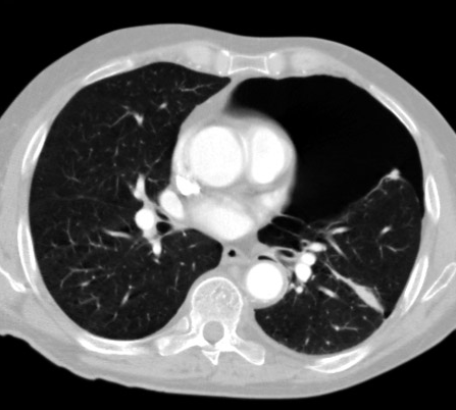
%> input picture Dataset/img11.jpg, 456 x 410 px; its folder holds only this picture in this run
$ octave multiple_images.m   (GNU Octave 9; MATLAB toolbox functions it lacks are replaced by stand-ins)
%> lines starting %> are read from the running program, lines starting %| are printed output that depends on the picture; in (x1, y1, x2, y2) boxes, pixels count from 0 and x2, y2 are one past the last pixel; in counts of white or black regions, pixels touching at a corner belong together; the program's own positions count from 1
### iter_threshold.m
function [ g ] = iter_threshold(grayImage)
[pixelCount, grayLevels] = imhist(grayImage);
Id = im2double(grayImage);
Imax = max(Id(:));
Imin = min(Id(:));
T = 0.5*(min(Id(:)) + max(Id(:)));
deltaT = 0.01;
done = false;
counter = 1;
while counter<10
	savedThresholds(counter) = T;
	g = Id >= T;
	Tnext = 0.5*(mean(Id(g)) + mean(Id(~g)));
	done = abs(T - Tnext) < deltaT;
	T = Tnext;
	counter = counter + 1;
end

### ExtractNLargestBlobs.m
function binaryImage = ExtractNLargestBlobs(binaryImage, numberToExtract)
try
	[labeledImage, numberOfBlobs] = bwlabel(binaryImage);
	blobMeasurements = regionprops(labeledImage, 'area');
	allAreas = [blobMeasurements.Area];
	if numberToExtract > 0
		[sortedAreas, sortIndexes] = sort(allAreas, 'descend');
	elseif numberToExtract < 0
		[sortedAreas, sortIndexes] = sort(allAreas, 'ascend');
		numberToExtract = -numberToExtract;
    else
		binaryImage = false(size(binaryImage));
		return;
    end
	biggestBlob = ismember(labeledImage, sortIndexes(1:numberToExtract));
	binaryImage = biggestBlob > 0;
catch ME
	errorMessage = sprintf('Error in function ExtractNLargestBlobs().\n\nError Message:\n%s', ME.message);
	fprintf(1, '%s\n', errorMessage);
	uiwait(warndlg(errorMessage));
end

### multiple_images.m
clear all;
clc;
close all;
srcFiles = dir('Dataset/*.jpg');
for i = 1 : length(srcFiles)
img=strcat('Dataset/',srcFiles(i).name);
I = imread(img);
%> I is the input picture: size 410x456x3 uint8; min 0, max 255, mean 91.7
I=imresize(I,[500 500]);
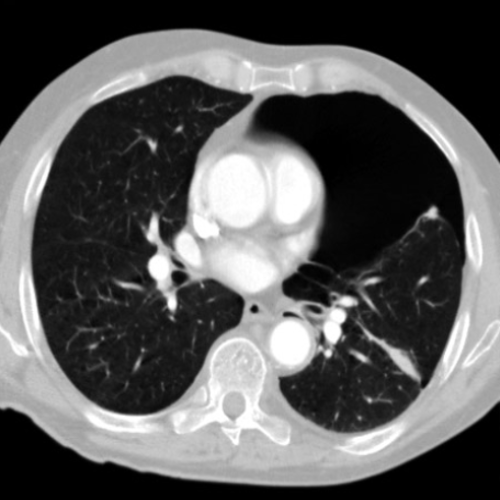
%> I: size 500x500x3 uint8; min 0, max 255, mean 91.7


I=rgb2gray(I);
%> I: size 500x500 uint8
J=imgaussfilt(I,0.5);
figure('name','Original Image');imshow(I);

iterthreshold=iter_threshold(J);
%> in iter_threshold, `[pixelCount, grayLevels] = imhist(grayImage);`: pixelCount = 256 values, max 46543 at index 1, min 92 at index 108, mean 976.6; grayLevels = 256 values from 0 to 255
%> in iter_threshold, `Imax = max(Id(:));`: Imax = 1
%> in iter_threshold, `Imin = min(Id(:));`: Imin = 0
%> in iter_threshold, `T = 0.5*(min(Id(:)) + max(Id(:)));`: T = 0.5
%> the loop in iter_threshold, `while counter<10` made 9 passes
%> (Tnext, done, T) on passes 1 to 9: (0.419, false, 0.419), (0.412, true, 0.412), (0.412, true, 0.412), (0.412, true, 0.412), (0.412, true, 0.412), (0.412, true, 0.412), (0.412, true, 0.412), (0.412, true, 0.412), (0.412, true, 0.412)
%> pass 1, in iter_threshold, `g = Id >= T;`:
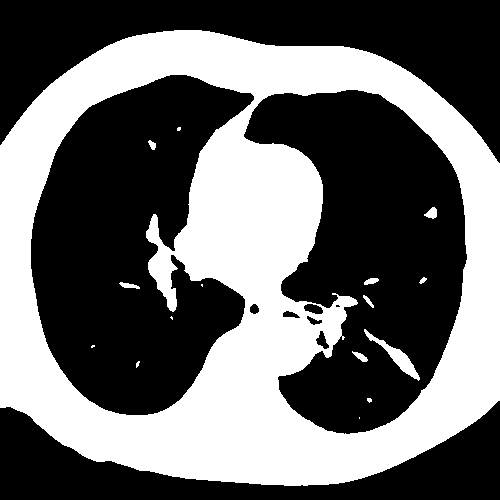
%> g: size 500x500 logical; 41.3% white; 16 white regions (7 under 20 px), largest, box (x1, y1, x2, y2) and area: (0, 30, 500, 486) 102099, (364, 329, 420, 381) 585, (424, 207, 437, 219) 100
%> after the loop in iter_threshold, `while counter<10`: counter = 10; savedThresholds = [0.5 0.419 0.412 0.412 0.412 0.412 0.412 0.412 0.412]
figure('name','Iterative Thresholding');imshow(iterthreshold);

I=imcomplement(iterthreshold);
%> I: size 500x500 logical; 57.7% white; 24 black regions (11 under 20 px), largest, box (x1, y1, x2, y2) and area: (0, 29, 500, 486) 104179, (361, 326, 421, 382) 692, (423, 207, 438, 219) 124
figure('name','Complemented');imshow(I);

I=imclearborder(I);
%> I: size 500x500 logical; 37.1% white; 7 white regions (1 under 20 px), largest, box (x1, y1, x2, y2) and area: (31, 75, 253, 415) 47556, (247, 91, 466, 433) 45008, (305, 305, 322, 314) 106, (318, 332, 326, 348) 76, (283, 312, 299, 317) 62, (250, 305, 259, 313) 55
figure('name','Lung border removed');imshow(I);

I=imfill(I,'holes');
PT1=I;
figure('name','Holes filled image');imshow(I);

I=immultiply(J,I);
%> I: size 500x500 uint8
figure('name','Mapped with input image');imshow(I);

I=adapthisteq(I);
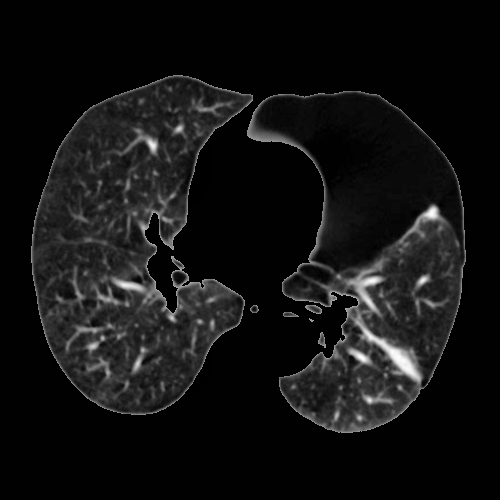
%> I: size 500x500 uint8; min 0, max 255, mean 18.5
level = graythresh(I);
%> level = 0.161
I = imbinarize(I,level);
%> I: size 500x500 logical; 17% white; 117 white regions (77 under 20 px), largest, box (x1, y1, x2, y2) and area: (31, 75, 253, 415) 21251, (247, 91, 466, 433) 17281, (85, 121, 178, 176) 1338
figure('Name','Otsu Thresholded image'),imshow(I);

I=imcomplement(I);
figure('name','Complement of otsu threshold');imshow(I);
PT2=I;

K=immultiply(PT1,PT2);
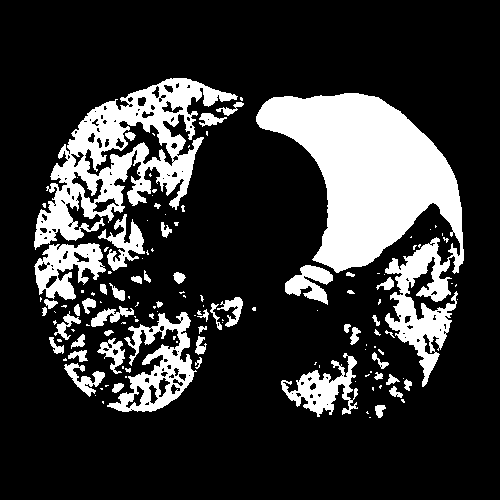
%> K: size 500x500 logical; 20.7% white; 135 white regions (83 under 20 px), largest, box (x1, y1, x2, y2) and area: (256, 93, 464, 387) 24755, (34, 78, 238, 250) 11969, (107, 312, 197, 412) 3433
figure('name','Mapping of PT1 and PT2');imshow(K);

I=ExtractNLargestBlobs(K,1);
%> in ExtractNLargestBlobs, `[labeledImage, numberOfBlobs] = bwlabel(binaryImage);`:
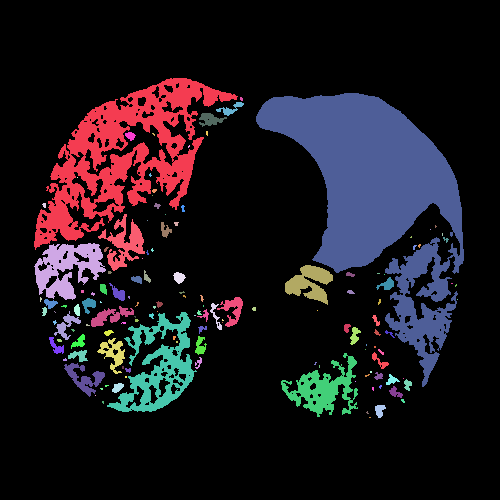
%> labeledImage: size 500x500 double; 136 distinct labels, from 0 to 135; one colour per label, 0 black
%> in ExtractNLargestBlobs, `[labeledImage, numberOfBlobs] = bwlabel(binaryImage);`: numberOfBlobs = 135
%> in ExtractNLargestBlobs, `blobMeasurements = regionprops(labeledImage, 'area');`: blobMeasurements = 135 regions; largest, Area: 24755, 11969, 3433, 2224, 1953
%> in ExtractNLargestBlobs, `allAreas = [blobMeasurements.Area];`: allAreas = 135 values, max 24755 at index 90, min 1 at index 19, mean 383.8
%> in ExtractNLargestBlobs, `[sortedAreas, sortIndexes] = sort(allAreas, 'descend');`: sortedAreas = 135 values, max 24755 at index 1, min 1 at index 121, mean 383.8; sortIndexes = 135 values, max 135 at index 135, min 1 at index 2, mean 68
%> in ExtractNLargestBlobs, `biggestBlob = ismember(labeledImage, sortIndexes(1:numberToExtract));`:
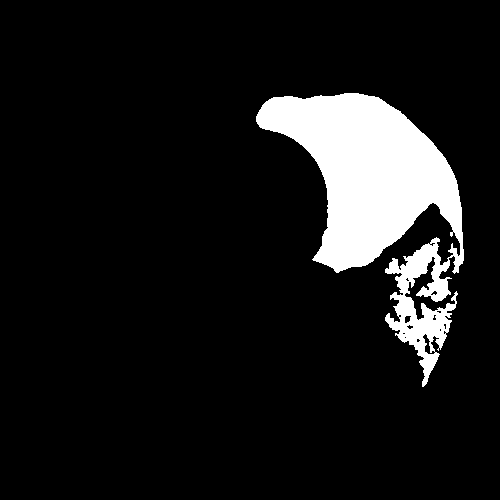
%> biggestBlob: size 500x500 logical; 9.9% white; 1 white region, box (x1, y1, x2, y2) and area: (256, 93, 464, 387) 24755
SE=strel('square',2);
I=imclose(I,SE);
%> I: size 500x500 logical; 9.9% white; 1 white region, box (x1, y1, x2, y2) and area: (256, 93, 464, 387) 24840
I=imfill(I,'holes');
%> I: size 500x500 logical; 10% white; 1 white region, box (x1, y1, x2, y2) and area: (256, 93, 464, 387) 24999
figure('name','Small pieces are removed and closed');imshow(I);
ROI=I;

I=immultiply(I,J);
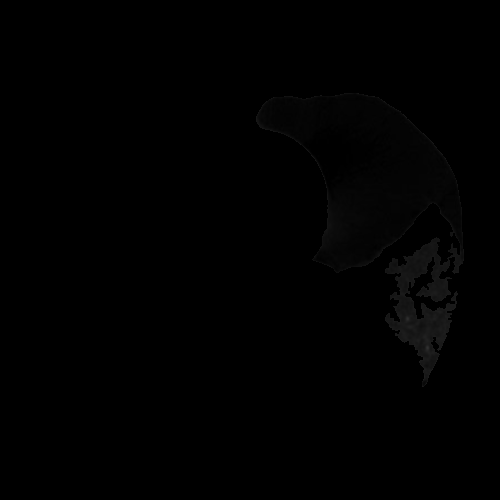
%> I: size 500x500 uint8; min 0, max 48, mean 0.8
figure('name','ROI');imshow(I);
end

$ run again, on Dataset/img15.JPG
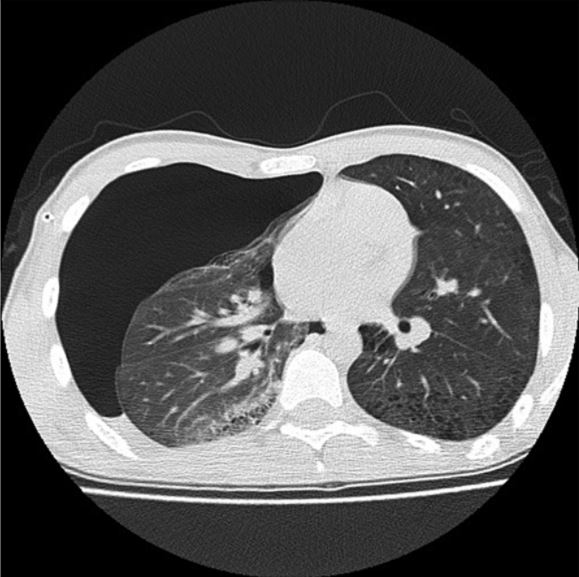
%> input picture Dataset/img15.JPG, 579 x 577 px
%> I is the input picture: size 577x579x3 uint8; min 0, max 255, mean 86.3
%> pixelCount = 256 values, max 43593 at index 1, min 47 at index 17, mean 976.6; grayLevels = 256 values from 0 to 255
%> Imax = 1
%> Imin = 0
%> in iter_threshold, `T = 0.5*(min(Id(:)) + max(Id(:)));`: T = 0.5
%> the loop in iter_threshold, `while counter<10` made 9 passes
%> (Tnext, done, T) on passes 1 to 8: (0.483, false, 0.483), (0.481, true, 0.481), (0.48, true, 0.48), (0.48, true, 0.48), (0.48, true, 0.48), (0.48, true, 0.48), (0.48, true, 0.48), (0.48, true, 0.48)
%> pass 1, in iter_threshold, `g = Id >= T;`:
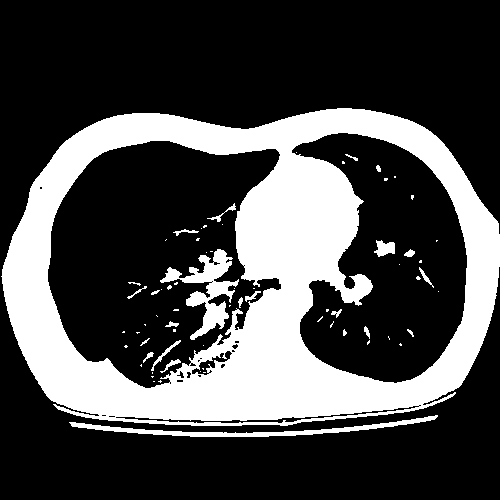
%> g: size 500x500 logical; 28.5% white; 69 white regions (46 under 20 px), largest, box (x1, y1, x2, y2) and area: (1, 108, 500, 426) 65894, (160, 249, 239, 340) 2283, (69, 415, 438, 437) 1670
%> after the loop in iter_threshold, `while counter<10`: counter = 10; savedThresholds = [0.5 0.483 0.481 0.48 0.48 0.48 0.48 0.48 0.48]
%> level = 0.2
%> K: size 500x500 logical; 8.3% white; 528 white regions (487 under 20 px), largest, box (x1, y1, x2, y2) and area: (49, 142, 278, 358) 16671, (223, 228, 236, 251) 201, (351, 177, 378, 199) 191
%> labeledImage: size 500x500 double; 529 distinct labels, from 0 to 528
%> numberOfBlobs = 528
%> blobMeasurements = 528 regions; largest, Area: 16671, 201, 191, 160, 102
%> allAreas = 528 values, max 16671 at index 2, min 1 at index 3, mean 39.31
%> sortedAreas = 528 values, max 16671 at index 1, min 1 at index 386, mean 39.31; sortIndexes = 528 values, max 528 at index 528, min 1 at index 31, mean 264.5
%> biggestBlob: size 500x500 logical; 6.7% white; 1 white region, box (x1, y1, x2, y2) and area: (49, 142, 278, 358) 16671
%> `I=immultiply(I,J);`:
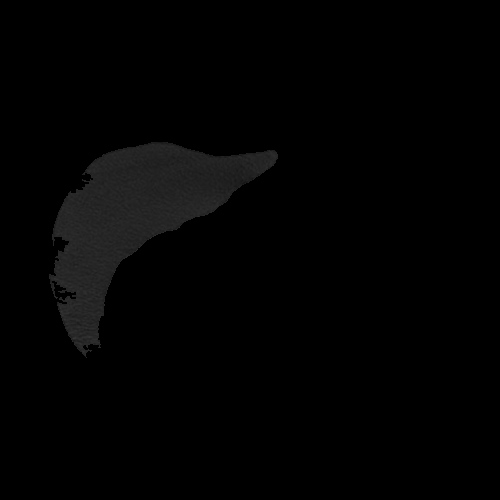
%> I: size 500x500 uint8; min 0, max 53, mean 2.8

$ run again, on Dataset/img16.JPG
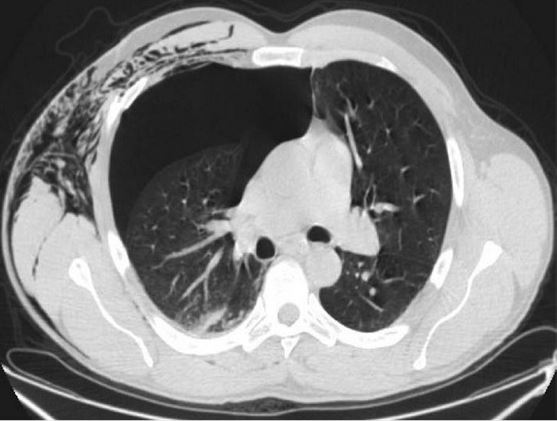
%> input picture Dataset/img16.JPG, 557 x 421 px
%> I is the input picture: size 421x557x3 uint8; min 0, max 255, mean 124.2
%> pixelCount = 256 values, max 10076 at index 32, min 0 at index 1, mean 976.6; grayLevels = 256 values from 0 to 255
%> Imax = 1
%> Imin = 0.0588
%> in iter_threshold, `T = 0.5*(min(Id(:)) + max(Id(:)));`: T = 0.529
%> the loop in iter_threshold, `while counter<10` made 9 passes
%> (Tnext, done, T) on passes 1 to 8: (0.509, false, 0.509), (0.505, true, 0.505), (0.505, true, 0.505), (0.505, true, 0.505), (0.505, true, 0.505), (0.505, true, 0.505), (0.505, true, 0.505), (0.505, true, 0.505)
%> pass 1, in iter_threshold, `g = Id >= T;`:
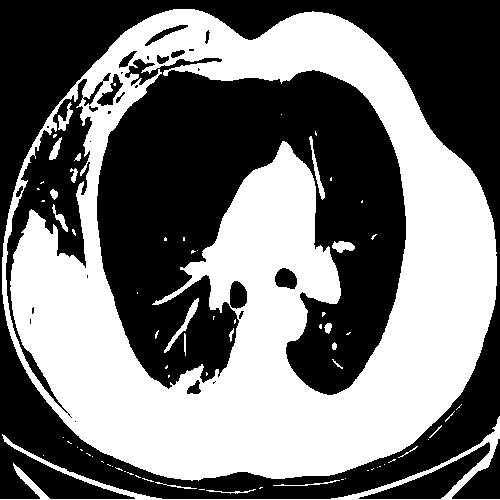
%> g: size 500x500 logical; 46.4% white; 74 white regions (53 under 20 px), largest, box (x1, y1, x2, y2) and area: (2, 9, 497, 481) 111070, (0, 416, 500, 500) 2893, (164, 298, 199, 353) 300
%> after the loop in iter_threshold, `while counter<10`: counter = 10; savedThresholds = [0.529 0.509 0.505 0.505 0.505 0.505 0.505 0.505 0.505]
%> level = 0.188
%> K: size 500x500 logical; 8.8% white; 260 white regions (203 under 20 px), largest, box (x1, y1, x2, y2) and area: (99, 75, 280, 275) 16889, (339, 302, 360, 330) 282, (200, 218, 217, 245) 240
%> labeledImage: size 500x500 double; 261 distinct labels, from 0 to 260
%> numberOfBlobs = 260
%> blobMeasurements = 260 regions; largest, Area: 16889, 282, 240, 228, 216
%> allAreas = 260 values, max 16889 at index 23, min 1 at index 7, mean 84.22
%> sortedAreas = 260 values, max 16889 at index 1, min 1 at index 213, mean 84.22; sortIndexes = 260 values, max 260 at index 166, min 1 at index 183, mean 130.5
%> biggestBlob: size 500x500 logical; 6.8% white; 1 white region, box (x1, y1, x2, y2) and area: (99, 75, 280, 275) 16889
%> `I=immultiply(I,J);`:
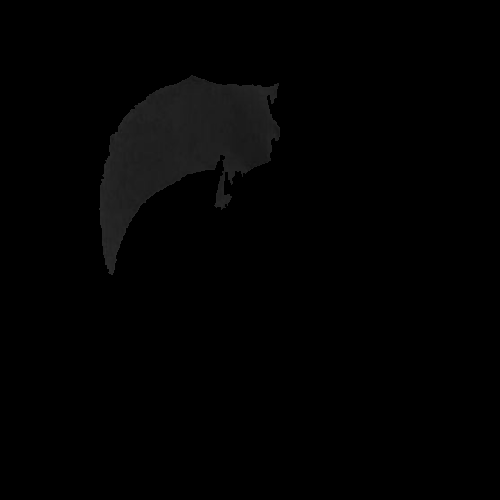
%> I: size 500x500 uint8; min 0, max 45, mean 2.2

$ run again, on Dataset/img12.JPG
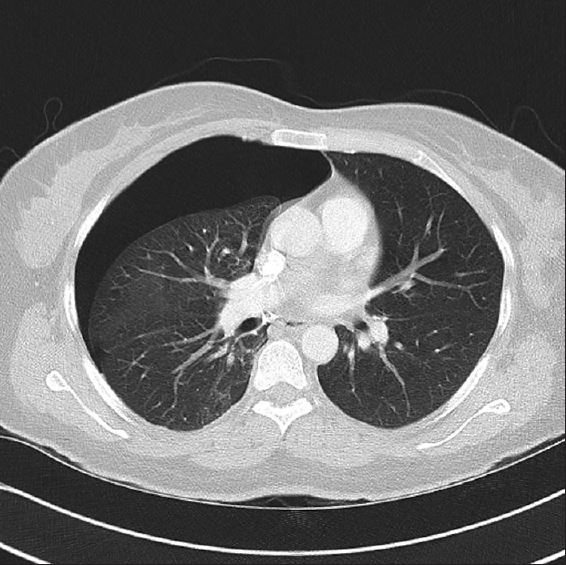
%> input picture Dataset/img12.JPG, 566 x 565 px
%> I is the input picture: size 565x566x3 uint8; mean R, G, B 111, 111, 111
%> pixelCount = 256 values, max 15482 at index 37, min 0 at index 1, mean 976.6; grayLevels = 256 values from 0 to 255
%> Imax = 1
%> Imin = 0.0706
%> in iter_threshold, `T = 0.5*(min(Id(:)) + max(Id(:)));`: T = 0.535
%> the loop in iter_threshold, `while counter<10` made 9 passes
%> (Tnext, done, T) on passes 1 to 8: (0.48, false, 0.48), (0.476, true, 0.476), (0.476, true, 0.476), (0.476, true, 0.476), (0.476, true, 0.476), (0.476, true, 0.476), (0.476, true, 0.476), (0.476, true, 0.476)
%> after the loop in iter_threshold, `while counter<10`: counter = 10; savedThresholds = [0.535 0.48 0.476 0.476 0.476 0.476 0.476 0.476 0.476]
%> level = 0.165
%> K: size 500x500 logical; 4.8% white; 590 white regions (579 under 20 px), largest, box (x1, y1, x2, y2) and area: (67, 121, 292, 329) 9938, (212, 282, 226, 293) 99, (249, 440, 275, 448) 94
%> labeledImage: size 500x500 double; 591 distinct labels, from 0 to 590
%> numberOfBlobs = 590
%> blobMeasurements = 590 regions; largest, Area: 9938, 99, 94, 91, 72
%> allAreas = 590 values, max 9938 at index 1, min 1 at index 4, mean 20.32
%> sortedAreas = 590 values, max 9938 at index 1, min 1 at index 325, mean 20.32; sortIndexes = 590 values, max 590 at index 129, min 1 at index 1, mean 295.5
%> biggestBlob: size 500x500 logical; 4% white; 1 white region, box (x1, y1, x2, y2) and area: (67, 121, 292, 329) 9938
%> `I=immultiply(I,J);`:
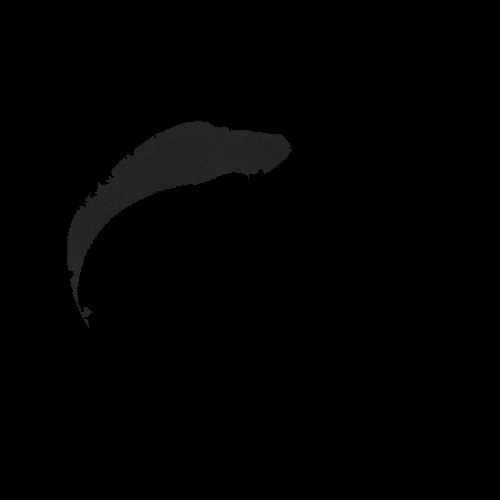
%> I: size 500x500 uint8; min 0, max 49, mean 1.7
